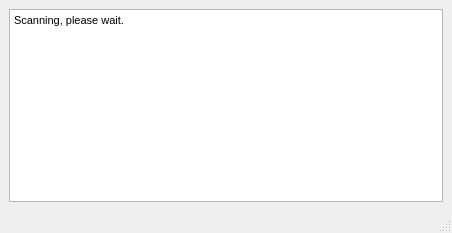
<?xml version="1.0" encoding="UTF-8"?>
<ui version="4.0">
 <class>PortScanDisplay</class>
 <widget class="QMainWindow" name="PortScanDisplay">
  <property name="geometry">
   <rect>
    <x>0</x>
    <y>0</y>
    <width>452</width>
    <height>233</height>
   </rect>
  </property>
  <property name="windowTitle">
   <string>MainWindow</string>
  </property>
  <widget class="QWidget" name="centralwidget">
   <layout class="QGridLayout" name="gridLayout">
    <item row="0" column="1">
     <widget class="QTextEdit" name="consolTextEdit">
      <property name="html">
       <string>&lt;!DOCTYPE HTML PUBLIC &quot;-//W3C//DTD HTML 4.0//EN&quot; &quot;http://www.w3.org/TR/REC-html40/strict.dtd&quot;&gt;
&lt;html&gt;&lt;head&gt;&lt;meta name=&quot;qrichtext&quot; content=&quot;1&quot; /&gt;&lt;style type=&quot;text/css&quot;&gt;
p, li { white-space: pre-wrap; }
&lt;/style&gt;&lt;/head&gt;&lt;body style=&quot; font-family:'MS Shell Dlg 2'; font-size:8.25pt; font-weight:400; font-style:normal;&quot;&gt;
&lt;p style=&quot; margin-top:0px; margin-bottom:0px; margin-left:0px; margin-right:0px; -qt-block-indent:0; text-indent:0px;&quot;&gt;&lt;span style=&quot; font-size:8pt;&quot;&gt;Scanning, please wait.&lt;/span&gt;&lt;/p&gt;&lt;/body&gt;&lt;/html&gt;</string>
      </property>
     </widget>
    </item>
   </layout>
  </widget>
  <widget class="QMenuBar" name="menubar">
   <property name="geometry">
    <rect>
     <x>0</x>
     <y>0</y>
     <width>452</width>
     <height>21</height>
    </rect>
   </property>
  </widget>
  <widget class="QStatusBar" name="statusbar"/>
 </widget>
 <resources/>
 <connections/>
</ui>
